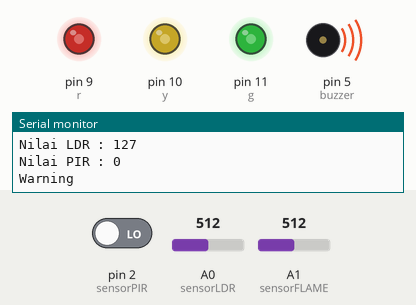
Simulated run of this sketch. Board: Arduino Uno, built with avr-gcc and run on an emulated ATmega328P. Parts: output pins drawn as LEDs (lit = HIGH), buzzer (waves = sounding), the last lines printed to the serial monitor. The inputs (shaded band) are chosen by the test bench; at power-on: A0 (sensorLDR) = 512, pin 2 (sensorPIR) LOW, A1 (sensorFLAME) = 512.

Above: at 1.3 s.
1.4 s: A0 (sensorLDR) set to 716
At 2.5 s:
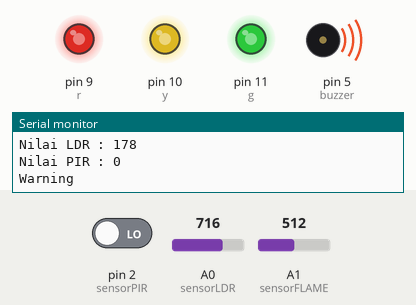
3.5 s: A0 (sensorLDR) set to 900
At 5.2 s:
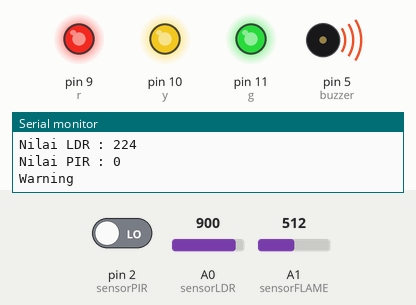
5.5 s: A0 (sensorLDR) set to 411
At 7.1 s:
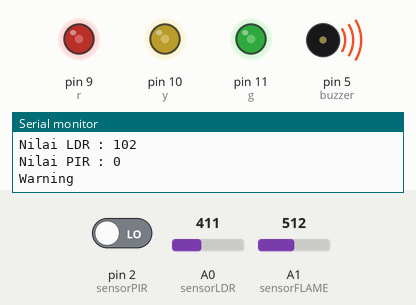
8.5 s: A0 (sensorLDR) set to 390
At 9.6 s:
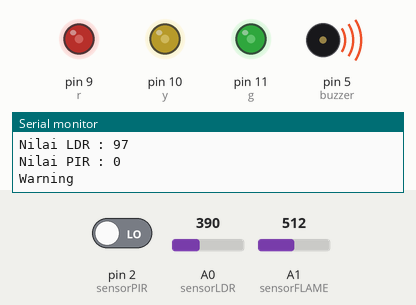
11.5 s: A0 (sensorLDR) set to 45
At 13.2 s:
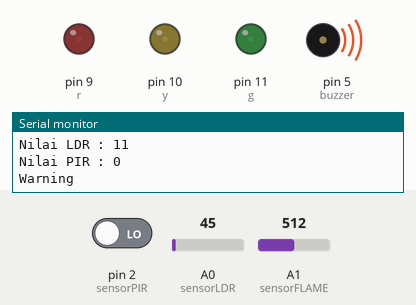
13.5 s: A0 (sensorLDR) set to 37
At 15.0 s:
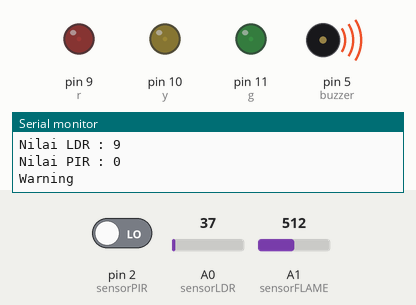
Timing chart, 0 to 16.5 s (numbered marks = the images above; inputs shaded):
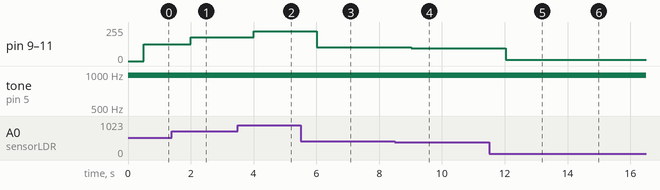

The sketch:

TANTANGAN_SENSOR_GABUNGAN.ino
```cpp
//INISIALISASI
int sensorFLAME =A1;
int sensorLDR   =A0;
int sensorPIR   =2;
int buzzer      =5;
int r           =9;
int y           =10;
int g           =11;

void setup() {
  Serial.begin(9600);
  pinMode(sensorFLAME, INPUT);
  pinMode(sensorPIR, INPUT);
  pinMode(sensorLDR, INPUT);
  pinMode(buzzer, OUTPUT);
  pinMode(r, OUTPUT);
  pinMode(y, OUTPUT);
  pinMode(g, OUTPUT);

}

void loop() {
  //BACA DATA FLAME
  int bacaFLAME=analogRead(sensorFLAME);
      bacaFLAME=map(bacaFLAME,1016,22,0,100);
  //BACA DATA LDR
  int bacaLDR=analogRead(sensorLDR);
      bacaLDR=map(bacaLDR,0,1024,0,255);
  //BACA DATA PIR
  int bacaPIR=digitalRead(sensorPIR);


  //PRINT SERIAL FLAME
  Serial.print("Nilai FLAME : ");
  Serial.println(bacaFLAME);
  //Serial.print();

  //PRINT SERIAL LDR
  Serial.print("Nilai LDR : ");
  Serial.println(bacaLDR);

  //PRINT SERIAL PIR
  Serial.print("Nilai PIR : ");
  Serial.println(bacaPIR);

  //LOGIKA
  if(bacaFLAME ==0){
    delay (100);
    digitalWrite(buzzer, LOW);

  }
  else if (bacaFLAME >=20 and bacaFLAME <=50){
    Serial.println("Warning");
    analogWrite(buzzer, 100);
    delay(500);
  }
  else if (bacaFLAME > 50){
    Serial.println("Lari Mengungsi");
    analogWrite(buzzer,255);
    delay(500);
  }

  //LOGIKA
  analogWrite(r,bacaLDR);
  analogWrite(y,bacaLDR);
  analogWrite(g,bacaLDR);


}
```

Measured:
- after the input at 1.4 s, pin 9 (r), pin 10 (y), pin 11 (g): 127/255 → 178/255 after 0.60 s
- after the input at 3.5 s, pin 9 (r), pin 10 (y), pin 11 (g): 178/255 → 224/255 after 0.51 s
- after the input at 5.5 s, pin 9 (r), pin 10 (y), pin 11 (g): 224/255 → 102/255 after 0.51 s
- after the input at 8.5 s, pin 9 (r), pin 10 (y), pin 11 (g): 102/255 → 97/255 after 0.52 s
- after the input at 11.5 s, pin 9 (r), pin 10 (y), pin 11 (g): 97/255 → 11/255 after 0.53 s
- after the input at 13.5 s, pin 9 (r), pin 10 (y), pin 11 (g): 11/255 → 9/255 after 0.53 s
